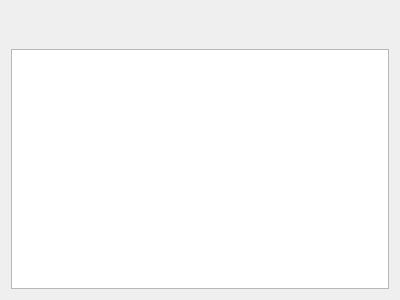
<?xml version="1.0" encoding="UTF-8"?>
<ui version="4.0">
 <class>DataView</class>
 <widget class="QWidget" name="DataView">
  <property name="geometry">
   <rect>
    <x>0</x>
    <y>0</y>
    <width>400</width>
    <height>300</height>
   </rect>
  </property>
  <property name="windowTitle">
   <string>Form</string>
  </property>
  <layout class="QVBoxLayout" name="verticalLayout">
   <item>
    <layout class="QHBoxLayout" name="horizontalLayout_5">
     <item>
      <widget class="QPushButton" name="refreshView">
       <property name="sizePolicy">
        <sizepolicy hsizetype="Fixed" vsizetype="Fixed">
         <horstretch>0</horstretch>
         <verstretch>0</verstretch>
        </sizepolicy>
       </property>
       <property name="minimumSize">
        <size>
         <width>32</width>
         <height>32</height>
        </size>
       </property>
       <property name="maximumSize">
        <size>
         <width>32</width>
         <height>32</height>
        </size>
       </property>
       <property name="baseSize">
        <size>
         <width>32</width>
         <height>32</height>
        </size>
       </property>
       <property name="toolTip">
        <string>Change taxomy node color</string>
       </property>
       <property name="text">
        <string/>
       </property>
       <property name="icon">
        <iconset resource="../../../../paraview3.8-cbbp/espina/frontend/rsc/espina.qrc">
         <normaloff>:/espina/view-refresh.svg</normaloff>:/espina/view-refresh.svg</iconset>
       </property>
       <property name="iconSize">
        <size>
         <width>22</width>
         <height>22</height>
        </size>
       </property>
       <property name="flat">
        <bool>true</bool>
       </property>
      </widget>
     </item>
     <item>
      <widget class="QPushButton" name="writeDataToFile">
       <property name="sizePolicy">
        <sizepolicy hsizetype="Fixed" vsizetype="Fixed">
         <horstretch>0</horstretch>
         <verstretch>0</verstretch>
        </sizepolicy>
       </property>
       <property name="minimumSize">
        <size>
         <width>32</width>
         <height>32</height>
        </size>
       </property>
       <property name="maximumSize">
        <size>
         <width>32</width>
         <height>32</height>
        </size>
       </property>
       <property name="baseSize">
        <size>
         <width>32</width>
         <height>32</height>
        </size>
       </property>
       <property name="toolTip">
        <string>Add taxonomy node</string>
       </property>
       <property name="text">
        <string/>
       </property>
       <property name="iconSize">
        <size>
         <width>22</width>
         <height>22</height>
        </size>
       </property>
       <property name="flat">
        <bool>true</bool>
       </property>
      </widget>
     </item>
     <item>
      <spacer name="horizontalSpacer_5">
       <property name="orientation">
        <enum>Qt::Horizontal</enum>
       </property>
       <property name="sizeHint" stdset="0">
        <size>
         <width>40</width>
         <height>20</height>
        </size>
       </property>
      </spacer>
     </item>
     <item>
      <widget class="QPushButton" name="configure">
       <property name="sizePolicy">
        <sizepolicy hsizetype="Fixed" vsizetype="Fixed">
         <horstretch>0</horstretch>
         <verstretch>0</verstretch>
        </sizepolicy>
       </property>
       <property name="minimumSize">
        <size>
         <width>32</width>
         <height>32</height>
        </size>
       </property>
       <property name="maximumSize">
        <size>
         <width>32</width>
         <height>32</height>
        </size>
       </property>
       <property name="baseSize">
        <size>
         <width>32</width>
         <height>32</height>
        </size>
       </property>
       <property name="toolTip">
        <string>Add taxonomy node</string>
       </property>
       <property name="text">
        <string/>
       </property>
       <property name="iconSize">
        <size>
         <width>22</width>
         <height>22</height>
        </size>
       </property>
       <property name="flat">
        <bool>true</bool>
       </property>
      </widget>
     </item>
    </layout>
   </item>
   <item>
    <widget class="QTableView" name="tableView">
     <property name="selectionBehavior">
      <enum>QAbstractItemView::SelectRows</enum>
     </property>
     <attribute name="verticalHeaderVisible">
      <bool>false</bool>
     </attribute>
    </widget>
   </item>
  </layout>
 </widget>
 <resources>
  <include location="../../../../paraview3.8-cbbp/espina/frontend/rsc/espina.qrc"/>
 </resources>
 <connections/>
</ui>
